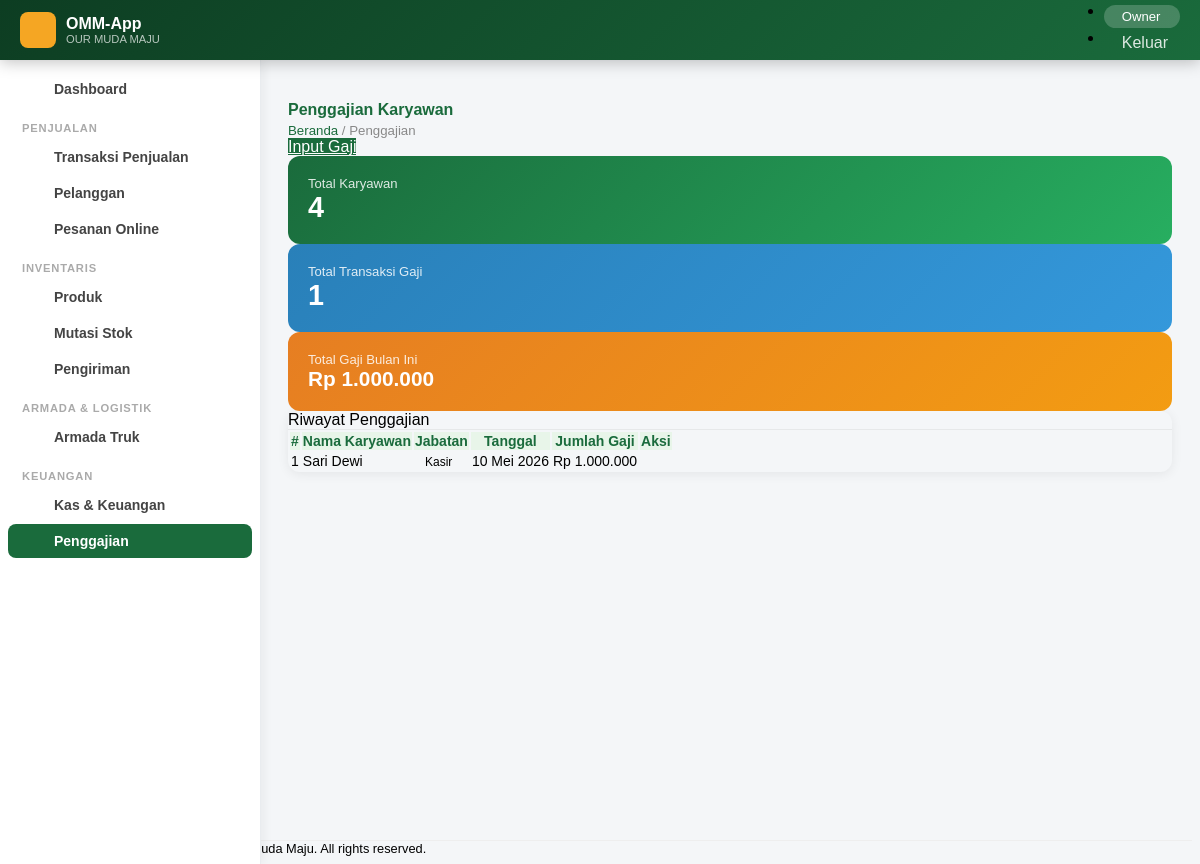
Screenshot of /penggajian.php (signed in) with the database file from the repository.
### tables this page shows
CREATE TABLE `penggajian` (
  `id_penggajian` int NOT NULL AUTO_INCREMENT,
  `id_karyawan` int NOT NULL,
  `tanggal` date NOT NULL,
  `jumlah` decimal(12,2) NOT NULL,
  PRIMARY KEY (`id_penggajian`),
  KEY `id_karyawan` (`id_karyawan`),
  CONSTRAINT `penggajian_ibfk_1` FOREIGN KEY (`id_karyawan`) REFERENCES `karyawan` (`id_karyawan`)
);

CREATE TABLE `karyawan` (
  `id_karyawan` int NOT NULL AUTO_INCREMENT,
  `nama` varchar(100) NOT NULL,
  `jabatan` varchar(50) NOT NULL,
  `no_hp` varchar(20) NOT NULL,
  `gaji` decimal(12,2) NOT NULL DEFAULT '0.00',
  `id_role` int NOT NULL,
  PRIMARY KEY (`id_karyawan`),
  KEY `id_role` (`id_role`),
  CONSTRAINT `karyawan_ibfk_1` FOREIGN KEY (`id_role`) REFERENCES `role` (`id_role`)
);

### koneksi.php (called while the page is built, shortened)
<?php
class Koneksi {
    private $db_host = 'localhost',
            $db_user = 'root',
            $db_pass = 'kristin',
            $db_name = 'db_toko_bangunan';
    function __construct() {
        try {
            $this->db = new PDO(
                "mysql:host=$this->db_host;dbname=$this->db_name;charset=utf8",
                $this->db_user,
                $this->db_pass,
                [PDO::ATTR_ERRMODE => PDO::ERRMODE_EXCEPTION]
            );
        } catch (PDOException $e) {
            die('<div class="alert alert-danger m-3">Koneksi database gagal: ' . $e->getMessage() . '</div>');
        }
    }
}
?>

### Dml.php (called while the page is built, shortened)
<?php
include_once "koneksi.php";
class Dml extends Koneksi {
    public function query($sql, $params = [])
    {
        $q = $this->db->prepare($sql);
        $q->execute($params);
        return $q->fetchAll(PDO::FETCH_ASSOC);
    }
}
?>

### fungsi.php (called while the page is built, shortened)
<?php
function tanggal($tanggal)
{
    $bulan = [
        'Januari', 'Februari', 'Maret', 'April', 'Mei', 'Juni',
        'Juli', 'Agustus', 'September', 'Oktober', 'November', 'Desember'
    ];
    if (preg_match('/^\d{4}-\d{2}-\d{2}/', $tanggal)) {
        $tgl       = substr($tanggal, 8, 2);
        $bln_index = (int) substr($tanggal, 5, 2) - 1;
        $bln       = $bulan[$bln_index] ?? '';
        $thn       = substr($tanggal, 0, 4);
        return "$tgl $bln $thn";
    }
    return $tanggal;
}
function rupiah($angka)
{
    return 'Rp ' . number_format($angka, 0, ',', '.');
}

### penggajian.php (the view, shortened to what this page needs)
<?php
include "fungsi.php";
include "Dml.php";
$db = new Dml();
$aksi  = $_GET['aksi']  ?? '';
$bisa_edit = true;
$karyawan_list = $db->query("SELECT id_karyawan, nama, jabatan, gaji FROM karyawan ORDER BY nama ASC");
$gaji_list = $db->query(
    "SELECT p.id_penggajian, k.nama, k.jabatan, p.tanggal, p.jumlah
     FROM penggajian p
     JOIN karyawan k ON p.id_karyawan = k.id_karyawan
     ORDER BY p.tanggal DESC"
);
$total_bulan_ini = 0;
$bulan_ini = date('Y-m');
foreach ($gaji_list as $g) {
    if (substr($g['tanggal'], 0, 7) === $bulan_ini) {
        $total_bulan_ini += $g['jumlah'];
    }
}
include "header.php";
?>
<main id="main">
<div class="d-flex align-items-center justify-content-between mb-4 flex-wrap gap-2">
    <div>
        <h4 class="page-title mb-0"><i class="bi bi-wallet2 me-2"></i>Penggajian Karyawan</h4>
        <div class="page-breadcrumb"><a href="beranda.php">Beranda</a> / Penggajian</div>
    </div>
    <?php if ($bisa_edit && $aksi !== 'tambah' && $aksi !== 'edit'): ?>
    <a href="?aksi=tambah" class="btn btn-btj"><i class="bi bi-plus-circle me-1"></i>Input Gaji</a>
    <?php endif; ?>
</div>
<div class="row g-3 mb-4">
    <div class="col-md-4">
        <div class="stat-card bg-btj-green">
            <div class="stat-label">Total Karyawan</div>
            <div class="stat-val"><?php echo count($karyawan_list); ?></div>
        </div>
    </div>
    <div class="col-md-4">
        <div class="stat-card bg-btj-blue">
            <div class="stat-label">Total Transaksi Gaji</div>
            <div class="stat-val"><?php echo count($gaji_list); ?></div>
        </div>
    </div>
    <div class="col-md-4">
        <div class="stat-card bg-btj-orange">
            <div class="stat-label">Total Gaji Bulan Ini</div>
            <div class="stat-val" style="font-size:1.3rem"><?php echo rupiah($total_bulan_ini); ?></div>
        </div>
    </div>
</div>
<div class="card">
    <div class="card-header bg-white py-3 fw-bold">
        <i class="bi bi-list-ul me-2 text-primary"></i>Riwayat Penggajian
    </div>
    <div class="card-body p-0">
        <div class="table-responsive">
            <table class="table table-hover datatable mb-0">
                <thead>
                    <tr class="text-center">
                        <th>#</th>
                        <th class="text-start">Nama Karyawan</th>
                        <th>Jabatan</th>
                        <th>Tanggal</th>
                        <th>Jumlah Gaji</th>
                        <?php if ($bisa_edit): ?><th>Aksi</th><?php endif; ?>
                    </tr>
                </thead>
                <tbody>
                <?php if (empty($gaji_list)): ?>
                <tr><td colspan="6" class="text-center text-muted py-4">Belum ada data penggajian</td></tr>
                <?php else: foreach ($gaji_list as $i => $g): ?>
                <tr class="text-center">
                    <td><?php echo $i + 1; ?></td>
                    <td class="text-start fw-semibold"><?php echo htmlspecialchars($g['nama']); ?></td>
                    <td><span class="badge bg-secondary"><?php echo htmlspecialchars($g['jabatan']); ?></span></td>
                    <td><?php echo tanggal($g['tanggal']); ?></td>
                    <td class="fw-bold text-success"><?php echo rupiah($g['jumlah']); ?></td>
                    <?php if ($bisa_edit): ?>
                    <td>
                    </td>
                    <?php endif; ?>
                </tr>
                <?php endforeach; endif; ?>
                </tbody>
            </table>
        </div>
    </div>
</div>
</main>
<?php include "footer.php"; ?>

### assets/css/main.css (style rules this page uses)
:root { --btj-primary: #1a6b3c; --btj-secondary: #f5a623; --btj-accent: #e8f5e9; --btj-dark: #0d3d22; --btj-sidebar-w: 260px; }
body { font-family: 'Nunito', sans-serif; background: #f4f6f8; }
#main { margin-left: var(--btj-sidebar-w); margin-top: 60px; padding: 20px; transition: all 0.3s; min-height: calc(100vh - 60px); }
.card { border: none; border-radius: 12px; box-shadow: 0 2px 12px rgba(0,0,0,0.07); }
.card-header { border-radius: 12px 12px 0 0 !important; border-bottom: 1px solid rgba(0,0,0,0.06); }
.stat-card { border-radius: 12px; padding: 20px; color: #fff; position: relative; overflow: hidden; }
.stat-card .stat-val { font-size: 1.8rem; font-weight: 800; }
.stat-card .stat-label { font-size: 0.82rem; opacity: 0.85; }
.bg-btj-green { background: linear-gradient(135deg, #1a6b3c, #27ae60); }
.bg-btj-orange { background: linear-gradient(135deg, #e67e22, #f39c12); }
.bg-btj-blue { background: linear-gradient(135deg, #2980b9, #3498db); }
.table { font-size: 0.875rem; }
.table thead th { background: var(--btj-accent); color: var(--btj-primary); font-weight: 700; border: none; }
.btn-btj { background: var(--btj-primary); color: #fff; }
.page-title { font-family: 'Poppins', sans-serif; font-weight: 700; color: var(--btj-primary); margin-bottom: 4px; }
.page-breadcrumb { color: #888; font-size: 0.83rem; }
.page-breadcrumb a { color: var(--btj-primary); text-decoration: none; }
.badge { font-size: 0.75rem; padding: 5px 10px; border-radius: 20px; }

### rows the page displays
penggajian: id_karyawan.nama "Sari Dewi", id_karyawan.jabatan "Kasir", tanggal "10 Mei 2026", jumlah "Rp 1.000.000"

### other values shown
$_SESSION['nama_role'] "Owner"
count($karyawan_list) "4"
count($gaji_list) "1"
rupiah($total_bulan_ini) "Rp 1.000.000"
